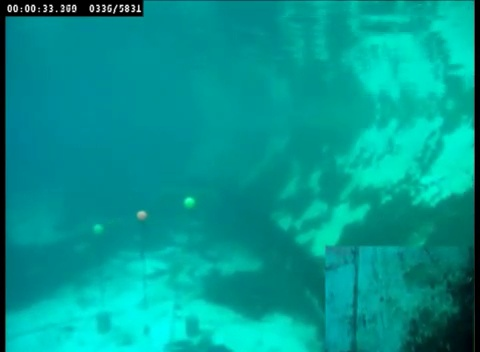
//> input picture Challenges/CHALLENGE-1/src/1002.jpeg, 480 x 352 px, given in place of the camera
$ ./colorDetectionSample   (built with g++ and OpenCV 4)
//> lines starting //> are read from the running program, lines starting //| are printed output that depends on the picture; after the words box and inside, x2 and y2 are one past the last pixel; in counts of white or black regions, pixels touching at a corner belong together
//Author: Keifer Edelmayer
/*
Program Description: With use of webcam, program is able to perform color detection on objects placed before the webcam. An additional control window with sliders
for the RGB values has been created to allow for color detection of desired color.
*/
#include <iostream>
#include "opencv2/opencv.hpp"
using namespace cv;
using namespace std;

int main(int argc, char** argv)
{
    VideoCapture cap;
    // open the default camera, use something different from 0 otherwise;
    // Check VideoCapture documentation.
    if(!cap.open(0))
        return 0;

    namedWindow("Control", CV_WINDOW_AUTOSIZE); //create a window called 'Control"

    int iLowH = 0;
    int iHighH = 179;

    int iLowS = 0;
    int iHighS = 255;

    int iLowV = 0;
    int iHighV = 255;

    //Create trackbars in "Control" window
    cvCreateTrackbar("LowH", "Control", &iLowH, 179); //Hue (0 - 179)
//> slider 'LowH' is set to 35
    cvCreateTrackbar("HighH", "Control", &iHighH, 179);

    cvCreateTrackbar("LowS", "Control", &iLowS, 255); //Saturation (0 - 255)
//> slider 'LowS' is set to 51
    cvCreateTrackbar("HighS", "Control", &iHighS, 255);

    cvCreateTrackbar("LowV", "Control", &iLowV, 255); //Value (0 - 255)
//> slider 'LowV' is set to 51
    cvCreateTrackbar("HighV", "Control", &iHighV, 255);

    for(;;) //infitie loop, runs till break
    {
        Mat frame;
        cap >> frame; //camera footage being feed into frame
//> frame is the input picture: 352 rows x 480 cols, CV_8UC3; mean B, G, R 146.5, 154, 1.9
        if( frame.empty() ) break; // end of video stream

        Mat imgHSV;
        cvtColor(frame, imgHSV, COLOR_BGR2HSV); //take the img and convert to HSV to allow for color detection to be performed
//> imgHSV: 352 rows x 480 cols, CV_8UC3; mean H, S, V 87.6, 248.4, 156
        Mat imgThresholded;
        inRange(imgHSV, Scalar(iLowH, iLowS, iLowV), Scalar(iHighH, iHighS, iHighV), imgThresholded); //takes values from the sliders and filters colors currently not in range
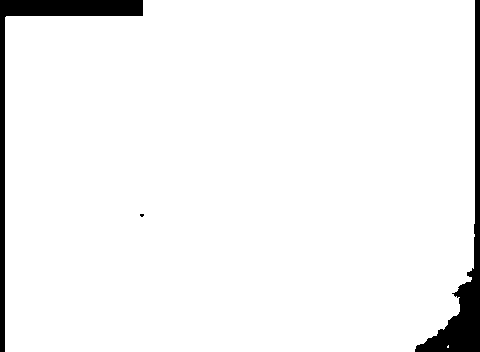
//> imgThresholded: 352 rows x 480 cols, CV_8UC1; 95.4% white; 3 black regions (1 under 20 px), largest, box (x1, y1, x2, y2) and area: (0, 0, 143, 352) 3969, (415, 0, 480, 352) 3867

        //noise math for the imgage to be improve quality below

        erode(imgThresholded, imgThresholded, getStructuringElement(MORPH_ELLIPSE, Size(5, 5)) );
        dilate( imgThresholded, imgThresholded, getStructuringElement(MORPH_ELLIPSE, Size(5, 5)) );

        //morphological closing (fill small holes in the foreground)
        dilate( imgThresholded, imgThresholded, getStructuringElement(MORPH_ELLIPSE, Size(5, 5)) );
        erode(imgThresholded, imgThresholded, getStructuringElement(MORPH_ELLIPSE, Size(5, 5)) );
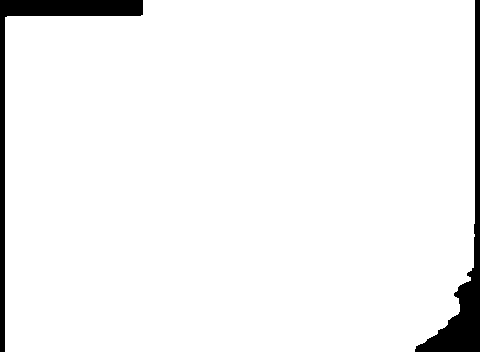
//> imgThresholded: 352 rows x 480 cols, CV_8UC1; 95.4% white; 2 black regions, box (x1, y1, x2, y2) and area: (0, 0, 143, 352) 3968, (415, 0, 480, 352) 3885

        imshow("original img", frame); //function to show webcam feed
        imshow("thresholded img", imgThresholded);

        if( waitKey(10) == 27 ) break; // stop capturing by pressing ESC
//> the Esc key is pressed
    }
    // the camera will be closed automatically upon exit
    // cap.close();
    return 0;
}

$ run again, on Challenges/CHALLENGE-1/src/1344.jpeg
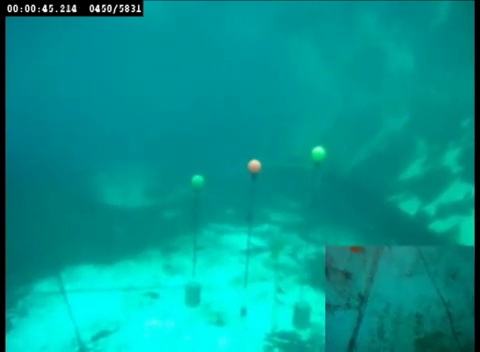
//> input picture Challenges/CHALLENGE-1/src/1344.jpeg, 480 x 352 px, given in place of the camera
//> frame is the input picture: 352 rows x 480 cols, CV_8UC3; mean B, G, R 145.8, 151.3, 2.5
//> imgHSV: 352 rows x 480 cols, CV_8UC3; mean H, S, V 87.6, 247.4, 153.1
//> `inRange(imgHSV, Scalar(iLowH, iLowS, iLowV), Scalar(iHighH, iHighS, iH..`:
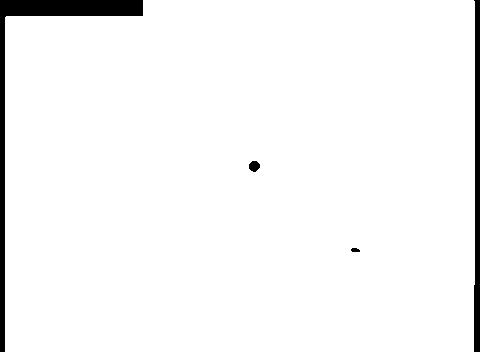
//> imgThresholded: 352 rows x 480 cols, CV_8UC1; 96.5% white; 4 black regions, box (x1, y1, x2, y2) and area: (0, 0, 143, 352) 3969, (474, 0, 480, 352) 1828, (249, 161, 260, 172) 92, (351, 248, 360, 252) 30
//> `erode(imgThresholded, imgThresholded, getStructuringElement(MORPH_ELLI..`:
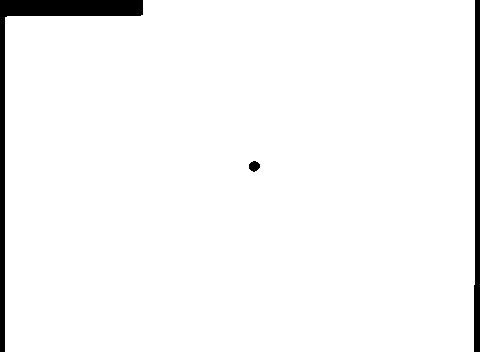
//> imgThresholded: 352 rows x 480 cols, CV_8UC1; 96.5% white; 3 black regions, box (x1, y1, x2, y2) and area: (0, 0, 143, 352) 3968, (474, 0, 480, 352) 1827, (249, 161, 260, 172) 89

$ run again, on Challenges/CHALLENGE-1/src/20.jpeg
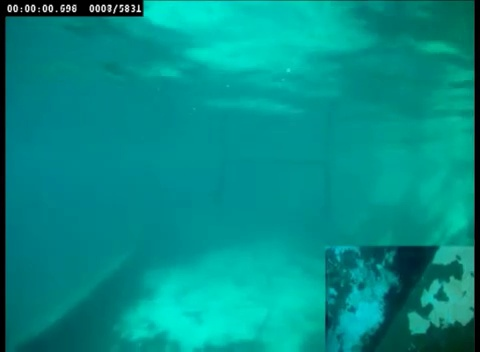
//> input picture Challenges/CHALLENGE-1/src/20.jpeg, 480 x 352 px, given in place of the camera
//> frame is the input picture: 352 rows x 480 cols, CV_8UC3; mean B, G, R 136.9, 143.4, 2.2
//> imgHSV: 352 rows x 480 cols, CV_8UC3; mean H, S, V 87.7, 248, 144.8
//> `inRange(imgHSV, Scalar(iLowH, iLowS, iLowV), Scalar(iHighH, iHighS, iH..`:
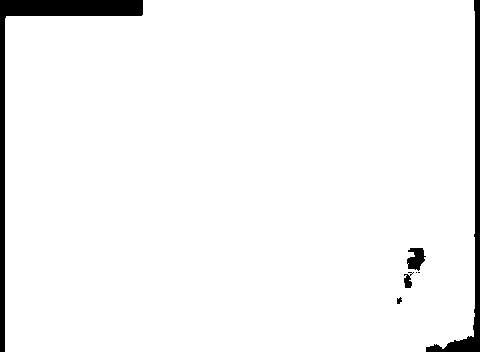
//> imgThresholded: 352 rows x 480 cols, CV_8UC1; 96.1% white; 7 black regions (2 under 20 px), largest, box (x1, y1, x2, y2) and area: (0, 0, 143, 352) 3969, (426, 0, 480, 352) 2266, (407, 248, 426, 271) 288, (404, 272, 414, 288) 91, (397, 297, 402, 304) 25
//> `erode(imgThresholded, imgThresholded, getStructuringElement(MORPH_ELLI..`:
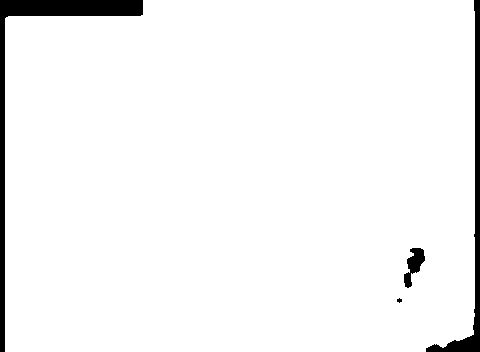
//> imgThresholded: 352 rows x 480 cols, CV_8UC1; 96% white; 4 black regions (1 under 20 px), largest, box (x1, y1, x2, y2) and area: (0, 0, 143, 352) 3970, (426, 0, 480, 352) 2276, (404, 248, 425, 288) 418

$ run again, on Challenges/CHALLENGE-1/src/2300.jpeg
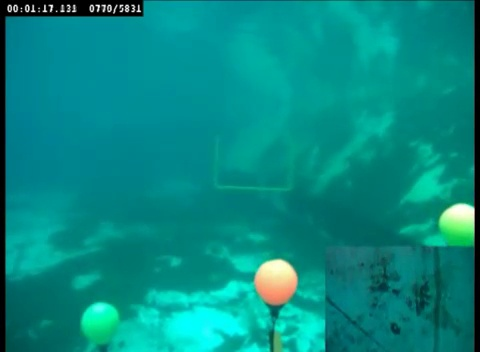
//> input picture Challenges/CHALLENGE-1/src/2300.jpeg, 480 x 352 px, given in place of the camera
//> frame is the input picture: 352 rows x 480 cols, CV_8UC3; mean B, G, R 132.1, 138.9, 5.2
//> imgHSV: 352 rows x 480 cols, CV_8UC3; mean H, S, V 86.6, 245.3, 141.4
//> `inRange(imgHSV, Scalar(iLowH, iLowS, iLowV), Scalar(iHighH, iHighS, iH..`:
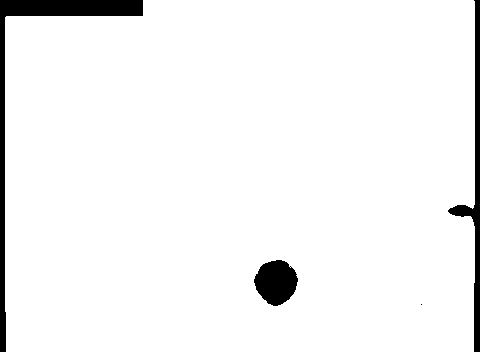
//> imgThresholded: 352 rows x 480 cols, CV_8UC1; 95.5% white; 4 black regions (1 under 20 px), largest, box (x1, y1, x2, y2) and area: (0, 0, 143, 352) 4009, (448, 0, 480, 352) 2093, (254, 260, 298, 306) 1467
//> `erode(imgThresholded, imgThresholded, getStructuringElement(MORPH_ELLI..`:
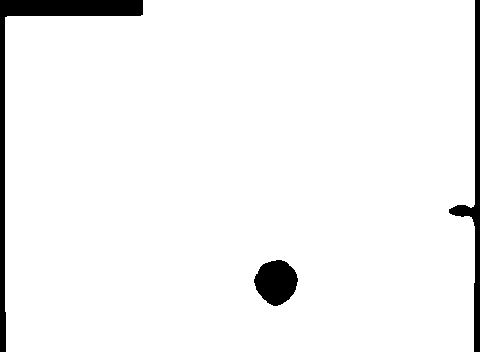
//> imgThresholded: 352 rows x 480 cols, CV_8UC1; 95.5% white; 3 black regions, box (x1, y1, x2, y2) and area: (0, 0, 143, 352) 4008, (449, 0, 480, 352) 2093, (254, 260, 298, 306) 1469
